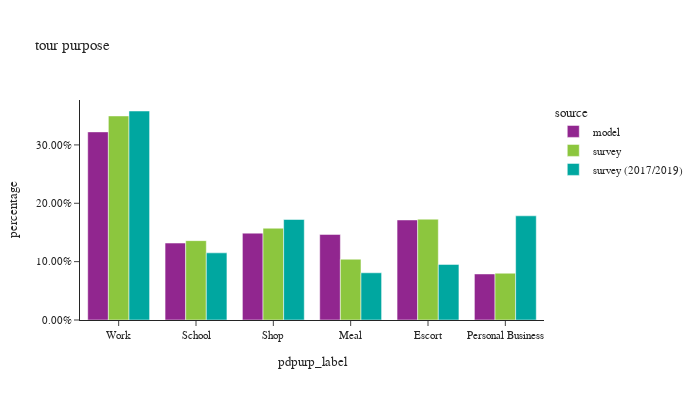

Notebook source saved alongside this figure:
### Markdown cell above
## percent of tours by purpose

### Code cell
df_plot = df_tour.groupby(['source','pdpurp_label'])['toexpfac'].sum().reset_index()
df_plot['percentage'] = df_plot.groupby(['source'], group_keys=False)['toexpfac']. \
    apply(lambda x: x / float(x.sum()))
# df_plot
df_plot_ct = df_tour.groupby(['source','pdpurp_label'])['toexpfac'].count().reset_index(). \
    rename(columns={'toexpfac':'sample count'})
df_plot = df_plot.merge(df_plot_ct, on=['source','pdpurp_label'])

fig = px.bar(df_plot.sort_values(by=['source']), x="pdpurp_label", y="percentage", color="source",
             barmode="group",hover_data=['sample count'],title="tour purpose")
fig.update_layout(height=400, width=700, font=dict(size=11),
                  yaxis=dict(tickformat=".2%"))
fig.show()

### Figure 1 — Plotly figure (JSON) as saved in the notebook; plotly's stock layout.template omitted (floating-point values rounded to 4 significant figures)
{"data": [{"alignmentgroup": "True", "customdata": [[1467926], [600506], [677881], [667989], [780740], [359435]], "hovertemplate": "source=model<br>pdpurp_label=%{x}<br>percentage=%{y}<br>sample count=%{customdata[0]}<extra></extra>", "legendgroup": "model", "marker": {"color": "#91268F", "pattern": {"shape": ""}}, "name": "model", "offsetgroup": "model", "orientation": "v", "showlegend": true, "textposition": "auto", "type": "bar", "x": ["Work", "School", "Shop", "Meal", "Escort", "Personal Business"], "xaxis": "x", "y": [0.3223, 0.1318, 0.1488, 0.1467, 0.1714, 0.07892], "yaxis": "y"}, {"alignmentgroup": "True", "customdata": [[753], [885], [875], [1403], [652], [2549]], "hovertemplate": "source=survey<br>pdpurp_label=%{x}<br>percentage=%{y}<br>sample count=%{customdata[0]}<extra></extra>", "legendgroup": "survey", "marker": {"color": "#8CC63E", "pattern": {"shape": ""}}, "name": "survey", "offsetgroup": "survey", "orientation": "v", "showlegend": true, "textposition": "auto", "type": "bar", "x": ["Personal Business", "Escort", "Meal", "Shop", "School", "Work"], "xaxis": "x", "y": [0.08019, 0.1728, 0.1042, 0.1573, 0.136, 0.3496], "yaxis": "y"}, {"alignmentgroup": "True", "customdata": [[8755], [1648], [2596], [2053], [1410], [2748]], "hovertemplate": "source=survey (2017/2019)<br>pdpurp_label=%{x}<br>percentage=%{y}<br>sample count=%{customdata[0]}<extra></extra>", "legendgroup": "survey (2017/2019)", "marker": {"color": "#00A7A0", "pattern": {"shape": ""}}, "name": "survey (2017/2019)", "offsetgroup": "survey (2017/2019)", "orientation": "v", "showlegend": true, "textposition": "auto", "type": "bar", "x": ["Work", "School", "Shop", "Meal", "Escort", "Personal Business"], "xaxis": "x", "y": [0.3581, 0.1151, 0.1722, 0.0809, 0.09524, 0.1785], "yaxis": "y"}], "layout": {"barmode": "group", "font": {"size": 11}, "height": 400, "legend": {"title": {"text": "source"}, "tracegroupgap": 0}, "title": {"text": "tour purpose"}, "width": 700, "xaxis": {"anchor": "y", "domain": [0.0, 1.0], "title": {"text": "pdpurp_label"}}, "yaxis": {"anchor": "x", "domain": [0.0, 1.0], "tickformat": ".2%", "title": {"text": "percentage"}}}}
